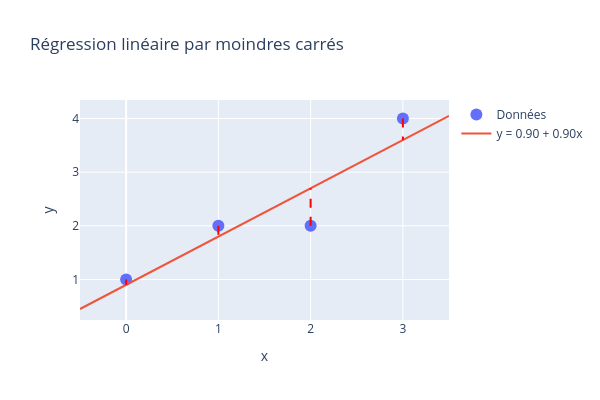

The notebook cell saved with this chart:
### Markdown cell above
<details>
<summary><b>Correction Exercice 1</b></summary>
</details>

### Code cell
# CORRECTION Exercice 1

x = np.array([0, 1, 2, 3], dtype=float)
y = np.array([1, 2, 2, 4], dtype=float)

print("Données :")
print(f"x = {x}")
print(f"y = {y}")

# 1. Matrice A
A = np.column_stack([np.ones_like(x), x])
print("\n1. Matrice A (colonne de 1, colonne de x) :")
print(A)

# 2. Équations normales
print("\n2. Équations normales : A^T A β = A^T y")
AtA = A.T @ A
Aty = A.T @ y
print(f"   A^T A =\n{AtA}")
print(f"\n   A^T y = {Aty}")

beta = np.linalg.solve(AtA, Aty)
b_intercept, a_slope = beta
print(f"\n   Solution : β = {beta}")
print(f"   Droite : y = {b_intercept:.4f} + {a_slope:.4f}x")

# 3. Visualisation
x_line = np.linspace(-0.5, 3.5, 100)
y_line = b_intercept + a_slope * x_line

fig = go.Figure()
fig.add_trace(go.Scatter(x=x, y=y, mode='markers', name='Données', marker=dict(size=12)))
fig.add_trace(go.Scatter(x=x_line, y=y_line, mode='lines', name=f'y = {b_intercept:.2f} + {a_slope:.2f}x'))

# Résidus
y_pred = b_intercept + a_slope * x
for xi, yi, ypi in zip(x, y, y_pred):
    fig.add_trace(go.Scatter(x=[xi, xi], y=[yi, ypi], mode='lines',
                             line=dict(color='red', dash='dash'), showlegend=False))

fig.update_layout(title='Régression linéaire par moindres carrés',
                  xaxis_title='x', yaxis_title='y', width=600, height=400)
fig.show()

# Erreur
residual = np.linalg.norm(y - y_pred)
print(f"\n   Résidu ||y - Aβ|| = {residual:.4f}")

### Figure 1 — Plotly figure (JSON) as saved in the notebook; plotly's stock layout.template omitted (floating-point values rounded to 4 significant figures)
{"data": [{"marker": {"size": 12}, "mode": "markers", "name": "Données", "type": "scatter", "x": [0.0, 1.0, 2.0, 3.0], "y": [1.0, 2.0, 2.0, 4.0]}, {"mode": "lines", "name": "y = 0.90 + 0.90x", "type": "scatter", "x": [-0.5, -0.4596, -0.4192, -0.3788, -0.3384, -0.298, -0.2576, -0.2172, -0.1768, -0.1364, -0.09596, -0.05556, -0.01515, 0.02525, 0.06566, 0.1061, 0.1465, 0.1869, 0.2273, 0.2677, 0.3081, 0.3485, 0.3889, 0.4293, 0.4697, 0.5101, 0.5505, 0.5909, 0.6313, 0.6717, 0.7121, 0.7525, 0.7929, 0.8333, 0.8737, 0.9141, 0.9545, 0.9949, 1.035, 1.076, 1.116, 1.157, 1.197, 1.237, 1.278, 1.318, 1.359, 1.399, 1.439, 1.48, 1.52, 1.561, 1.601, 1.641, 1.682, 1.722, 1.763, 1.803, 1.843, 1.884, 1.924, 1.965, 2.005, 2.045, 2.086, 2.126, 2.167, 2.207, 2.247, 2.288, 2.328, 2.369, 2.409, 2.449, 2.49, 2.53, 2.571, 2.611, 2.652, 2.692, 2.732, 2.773, 2.813, 2.854, 2.894, 2.934, 2.975, 3.015, 3.056, 3.096, 3.136, 3.177, 3.217, 3.258, 3.298, 3.338, 3.379, 3.419, 3.46, 3.5], "y": [0.45, 0.4864, 0.5227, 0.5591, 0.5955, 0.6318, 0.6682, 0.7045, 0.7409, 0.7773, 0.8136, 0.85, 0.8864, 0.9227, 0.9591, 0.9955, 1.032, 1.068, 1.105, 1.141, 1.177, 1.214, 1.25, 1.286, 1.323, 1.359, 1.395, 1.432, 1.468, 1.505, 1.541, 1.577, 1.614, 1.65, 1.686, 1.723, 1.759, 1.795, 1.832, 1.868, 1.905, 1.941, 1.977, 2.014, 2.05, 2.086, 2.123, 2.159, 2.195, 2.232, 2.268, 2.305, 2.341, 2.377, 2.414, 2.45, 2.486, 2.523, 2.559, 2.595, 2.632, 2.668, 2.705, 2.741, 2.777, 2.814, 2.85, 2.886, 2.923, 2.959, 2.995, 3.032, 3.068, 3.105, 3.141, 3.177, 3.214, 3.25, 3.286, 3.323, 3.359, 3.395, 3.432, 3.468, 3.505, 3.541, 3.577, 3.614, 3.65, 3.686, 3.723, 3.759, 3.795, 3.832, 3.868, 3.905, 3.941, 3.977, 4.014, 4.05]}, {"line": {"color": "red", "dash": "dash"}, "mode": "lines", "showlegend": false, "type": "scatter", "x": [0, 0], "y": [1, 0.9]}, {"line": {"color": "red", "dash": "dash"}, "mode": "lines", "showlegend": false, "type": "scatter", "x": [1, 1], "y": [2, 1.8]}, {"line": {"color": "red", "dash": "dash"}, "mode": "lines", "showlegend": false, "type": "scatter", "x": [2, 2], "y": [2, 2.7]}, {"line": {"color": "red", "dash": "dash"}, "mode": "lines", "showlegend": false, "type": "scatter", "x": [3, 3], "y": [4, 3.6]}], "layout": {"height": 400, "title": {"text": "Régression linéaire par moindres carrés"}, "width": 600, "xaxis": {"title": {"text": "x"}}, "yaxis": {"title": {"text": "y"}}}}
